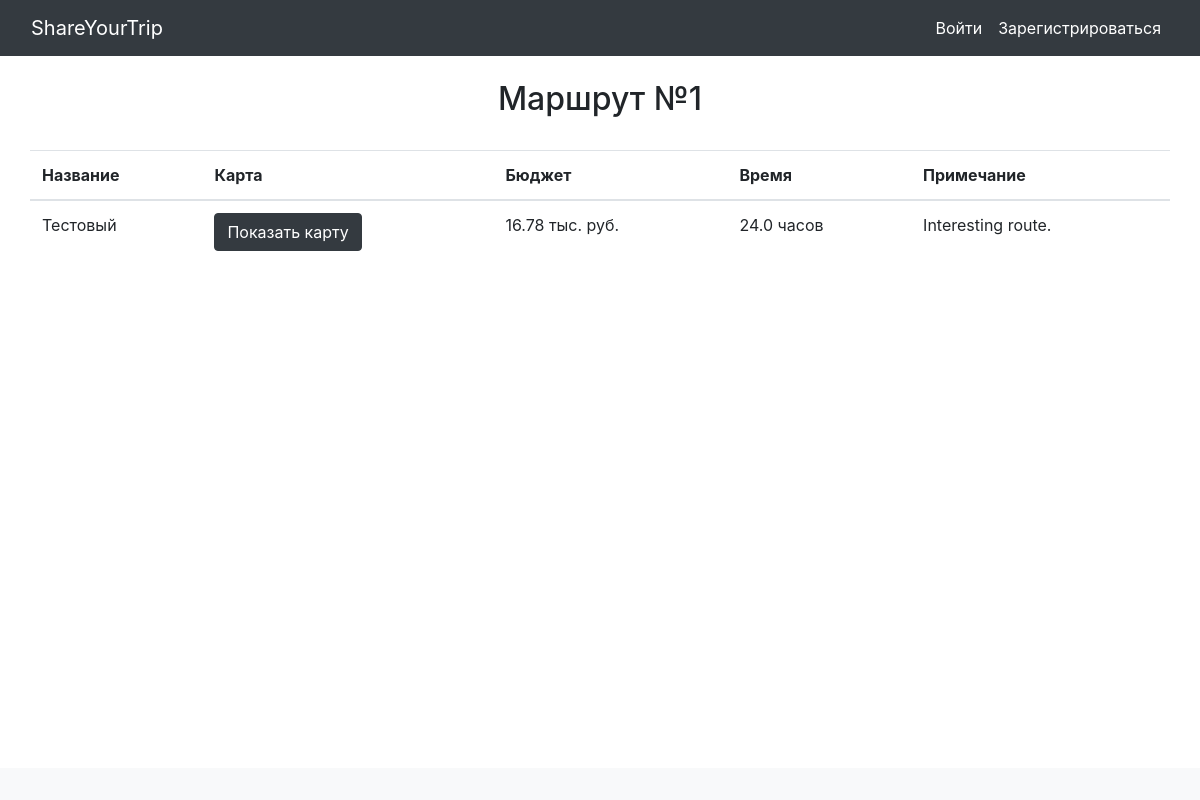
/route/1, run on an earlier commit of the app's database.
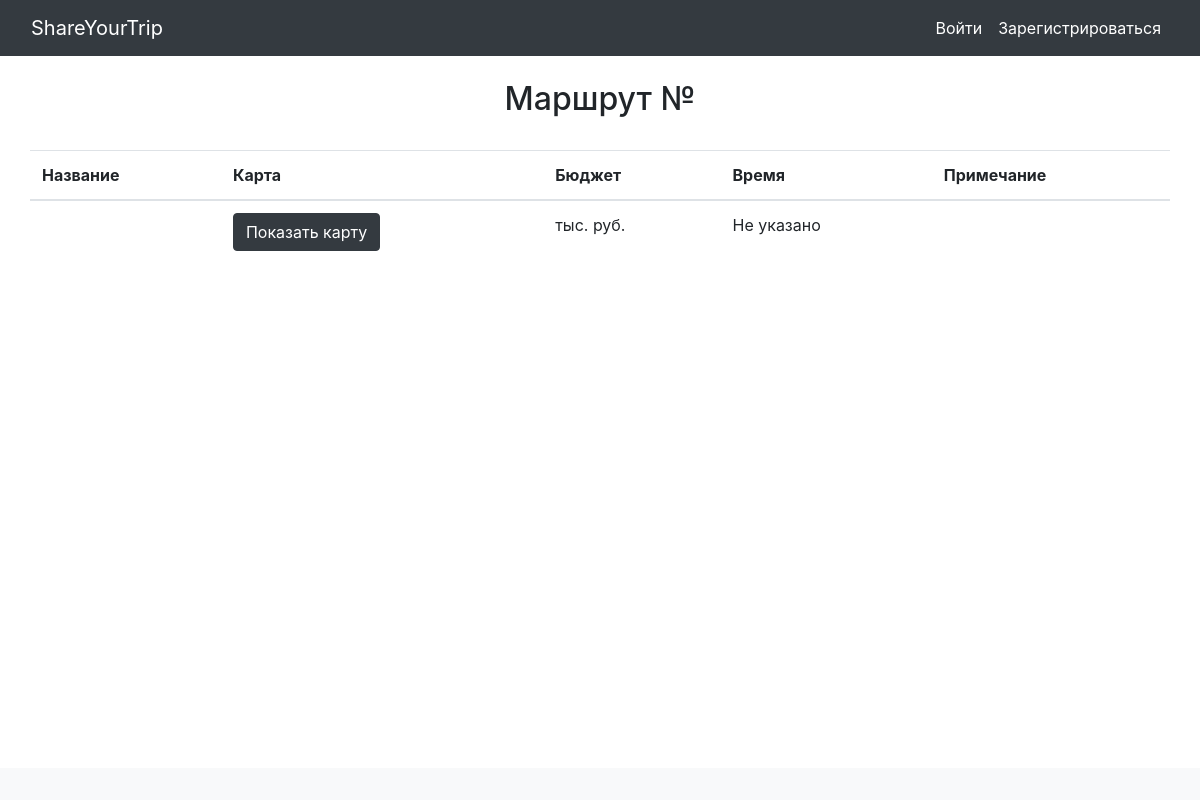
And on a later commit of the database.
### data/routes.py (models this page shows)
class Route(SqlAlchemyBase):
    __tablename__ = 'routes'
    id = sqlalchemy.Column(sqlalchemy.Integer, primary_key=True,
                                               autoincrement=True)
    name = sqlalchemy.Column(sqlalchemy.String)
    coordinates = sqlalchemy.Column(sqlalchemy.String)
    time_hours = sqlalchemy.Column(sqlalchemy.Float)
    budget = sqlalchemy.Column(sqlalchemy.Float)
    remarks = sqlalchemy.Column(sqlalchemy.String)
    author = sqlalchemy.Column(sqlalchemy.Integer, sqlalchemy.ForeignKey('users.id'))

### main.py (the view)
@login_required
@app.route("/route/<int:id>")
def route(id):
    db_sess = db_session.create_session()
    route = db_sess.query(Route).filter(Route.id == id).first()
    return render_template("route.html", title='Просмотр маршрута', r=route)

### data/db_session.py (called while the page is built)
def create_session() -> Session:
    global __factory
    return __factory()

### templates/route.html
{% extends 'base.html' %}
{% block content %}
<div class="containter mt-4 mb-4">
    <h2 class="text-center">Маршрут №{{ r.id }}</h2><br>
    <table class="container table">
        <thead>
            <tr>
                <th>Название</th>
                <th>Карта</th>
                <th>Бюджет</th>
                <th>Время</th>
                <th>Примечание</th>
            </tr>
        </thead>
        <tbody>
            <tr>
                <td>{{ r.name }}</td>
                <td><a class="btn btn-dark" href="/route/{{ r.id }}/map">Показать карту</a></td>
                {% if r.budget != None %}
                <td>{{ r.budget }} тыс. руб.</td>
                {% else %}
                <td>Не указано</td>
                {% endif %}
                {% if r.time_hours %}
                <td>{{ r.time_hours }} часов</td>
                {% else %}
                <td>Не указано</td>
                {% endif %}
                <td>{{ r.remarks }}</td>
            </tr>
        </tbody>
    </table>
</div>
{% endblock %}

What changed in the data, as far as the page shows it:
removed Route: id "1", name "Тестовый", budget "16.78", time_hours "24.0", remarks "Interesting route."
Also different on the page:
text no longer shown: "часов"
text now shown: "Не указано"
